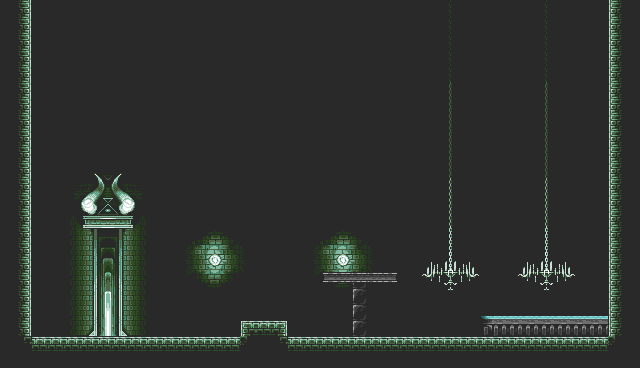

Tiled map render using the project's own tile images. Description and the whole map definition, tile-layer contents included, below:
An orthogonal 40x23 tile map with 16x16 px tiles, 3 tile layers (Background, Wall, Foreground), 3 tilesets.

<map version="1.0" tiledversion="1.1.6" orientation="orthogonal" renderorder="right-down" width="40" height="23" tilewidth="16" tileheight="16" infinite="0" backgroundcolor="#292929" nextobjectid="1">
 <tileset firstgid="1" source="Tiles.tsx" />
 <tileset firstgid="257" source="Interior1.tsx" />
 <tileset firstgid="513" source="Interior2.tsx" />
 <layer name="Background" width="40" height="23">
  <data encoding="csv">
0,0,0,0,0,0,0,0,0,0,0,0,0,0,0,0,0,0,0,0,0,0,0,0,0,0,0,0,0,0,0,0,0,0,0,0,0,0,0,0,
0,0,0,0,0,0,0,0,0,0,0,0,0,0,0,0,0,0,0,0,0,0,0,0,0,0,0,0,0,0,0,0,0,0,0,0,0,0,0,0,
0,0,0,0,0,0,0,0,0,0,0,0,0,0,0,0,0,0,0,0,0,0,0,0,0,0,0,0,0,0,0,0,0,0,0,0,0,0,0,0,
0,0,0,0,0,0,0,0,0,0,0,0,0,0,0,0,0,0,0,0,0,0,0,0,0,0,0,0,0,0,0,0,0,0,0,0,0,0,0,0,
0,0,0,0,0,0,0,0,0,0,0,0,0,0,0,0,0,0,0,0,0,0,0,0,0,0,0,0,0,0,0,0,0,0,0,0,0,0,0,0,
0,0,0,0,0,0,0,0,0,0,0,0,0,0,0,0,0,0,0,0,0,0,0,0,0,0,0,0,0,0,0,0,0,0,0,0,0,0,0,0,
0,0,0,0,0,0,0,0,0,0,0,0,0,0,0,0,0,0,0,0,0,0,0,0,0,0,0,0,0,0,0,0,0,0,0,0,0,0,0,0,
0,0,0,0,0,0,0,0,0,0,0,0,0,0,0,0,0,0,0,0,0,0,0,0,0,0,0,0,0,0,0,0,0,0,0,0,0,0,0,0,
0,0,0,0,0,0,0,0,0,0,0,0,0,0,0,0,0,0,0,0,0,0,0,0,0,0,0,0,0,0,0,0,0,0,0,0,0,0,0,0,
0,0,0,0,0,0,0,0,0,0,0,0,0,0,0,0,0,0,0,0,0,0,0,0,0,0,0,0,0,0,0,0,0,0,0,0,0,0,0,0,
0,0,0,346,347,348,349,350,351,352,0,0,0,0,0,0,0,0,0,0,0,0,0,0,0,0,0,0,0,0,0,0,0,0,0,0,0,0,0,0,
0,0,0,362,363,364,365,366,367,368,0,0,0,0,0,0,0,0,0,0,0,0,0,0,0,0,0,0,0,0,0,0,0,0,0,0,0,0,0,0,
0,0,0,378,379,380,381,382,383,384,0,0,0,0,0,0,0,0,0,0,0,0,0,0,0,0,0,0,0,0,0,0,0,0,0,0,0,0,0,0,
0,0,0,394,395,396,397,398,399,400,0,0,0,0,0,0,0,0,0,0,0,0,0,0,0,0,0,0,0,0,0,0,0,0,0,0,0,0,0,0,
0,0,0,410,411,412,413,414,415,416,0,387,388,389,390,391,0,0,0,387,388,389,390,391,0,0,0,0,0,0,0,0,0,0,0,0,0,0,0,0,
0,0,0,426,427,428,429,430,431,432,0,403,404,405,406,407,0,0,0,403,404,405,406,407,0,0,0,0,0,0,0,0,0,0,0,0,0,0,0,0,
0,0,0,442,443,444,445,446,447,448,0,419,420,421,422,423,0,0,0,419,420,421,422,423,0,0,0,0,0,0,0,0,0,0,0,0,0,0,0,0,
0,0,0,458,459,460,461,462,463,464,0,435,436,437,438,439,0,0,0,435,436,437,37,439,0,0,0,0,0,0,0,0,0,0,0,0,0,0,0,0,
0,0,0,474,475,476,477,478,479,480,0,451,452,453,454,455,0,0,0,451,452,453,37,455,0,0,0,0,0,0,0,0,0,0,0,0,0,0,0,0,
0,0,0,490,491,492,493,494,495,496,0,0,0,0,0,0,0,0,0,0,0,0,37,0,0,0,0,0,0,0,0,0,0,0,0,0,0,0,0,0,
0,0,0,506,507,508,509,510,511,512,0,0,0,0,0,0,0,0,0,0,0,0,37,0,0,0,0,0,0,0,0,0,0,0,0,0,0,0,0,0,
0,0,0,0,0,0,0,0,0,0,0,0,0,0,0,0,0,0,0,0,0,0,0,0,0,0,0,0,0,0,0,0,0,0,0,0,0,0,0,0,
0,0,0,0,0,0,0,0,0,0,0,0,0,0,0,0,0,0,0,0,0,0,0,0,0,0,0,0,0,0,0,0,0,0,0,0,0,0,0,0
</data>
 </layer>
 <layer name="Wall" width="40" height="23">
  <data encoding="csv">
121,122,0,0,0,0,0,0,0,0,0,0,0,0,0,0,0,0,0,0,0,0,0,0,0,0,0,0,0,0,0,0,0,0,0,0,0,0,120,121,
121,122,0,0,0,0,0,0,0,0,0,0,0,0,0,0,0,0,0,0,0,0,0,0,0,0,0,0,0,0,0,0,0,0,0,0,0,0,120,121,
121,122,0,0,0,0,0,0,0,0,0,0,0,0,0,0,0,0,0,0,0,0,0,0,0,0,0,0,0,0,0,0,0,0,0,0,0,0,120,121,
121,122,0,0,0,0,0,0,0,0,0,0,0,0,0,0,0,0,0,0,0,0,0,0,0,0,0,0,0,0,0,0,0,0,0,0,0,0,120,121,
121,122,0,0,0,0,0,0,0,0,0,0,0,0,0,0,0,0,0,0,0,0,0,0,0,0,0,0,0,0,0,0,0,0,0,0,0,0,120,121,
121,122,0,0,0,0,0,0,0,0,0,0,0,0,0,0,0,0,0,0,0,0,0,0,0,0,0,0,0,0,0,0,0,0,0,0,0,0,120,121,
121,122,0,0,0,0,0,0,0,0,0,0,0,0,0,0,0,0,0,0,0,0,0,0,0,0,0,0,0,0,0,0,0,0,0,0,0,0,120,121,
121,122,0,0,0,0,0,0,0,0,0,0,0,0,0,0,0,0,0,0,0,0,0,0,0,0,0,0,0,0,0,0,0,0,0,0,0,0,120,121,
121,122,0,0,0,0,0,0,0,0,0,0,0,0,0,0,0,0,0,0,0,0,0,0,0,0,0,0,0,0,0,0,0,0,0,0,0,0,120,121,
121,122,0,0,0,0,0,0,0,0,0,0,0,0,0,0,0,0,0,0,0,0,0,0,0,0,0,0,0,0,0,0,0,0,0,0,0,0,120,121,
121,122,0,0,0,0,0,0,0,0,0,0,0,0,0,0,0,0,0,0,0,0,0,0,0,0,0,0,0,0,0,0,0,0,0,0,0,0,120,121,
121,122,0,0,0,0,0,0,0,0,0,0,0,0,0,0,0,0,0,0,0,0,0,0,0,0,0,0,0,0,0,0,0,0,0,0,0,0,120,121,
121,122,0,0,0,0,0,0,0,0,0,0,0,0,0,0,0,0,0,0,0,0,0,0,0,0,0,0,0,0,0,0,0,0,0,0,0,0,120,121,
121,122,0,0,0,0,0,0,0,0,0,0,0,0,0,0,0,0,0,0,0,0,0,0,0,0,0,0,0,0,0,0,0,0,0,0,0,0,120,121,
121,122,0,0,0,0,0,0,0,0,0,0,0,0,0,0,0,0,0,0,0,0,0,0,0,0,0,0,0,0,0,0,0,0,0,0,0,0,120,121,
121,122,0,0,0,0,0,0,0,0,0,0,0,0,0,0,0,0,0,0,0,0,0,0,0,0,0,0,0,0,0,0,0,0,0,0,0,0,120,121,
121,122,0,0,0,0,0,0,0,0,0,0,0,0,0,0,0,0,0,0,0,0,0,0,0,0,0,0,0,0,0,0,0,0,0,0,0,0,120,121,
121,122,0,0,0,0,0,0,0,0,0,0,0,0,0,0,0,0,0,0,21,22,22,22,23,0,0,0,0,0,0,0,0,0,0,0,0,0,120,121,
121,122,0,0,0,0,0,0,0,0,0,0,0,0,0,0,0,0,0,0,0,0,0,0,0,0,0,0,0,0,0,0,0,0,0,0,0,0,120,121,
121,122,0,0,0,0,0,0,0,0,0,0,0,0,0,0,0,0,0,0,0,0,0,0,0,0,0,0,0,0,17,18,18,18,18,18,18,18,120,121,
121,122,0,0,0,0,0,0,0,0,0,0,0,0,0,104,105,106,0,0,0,0,0,0,0,0,0,0,0,0,33,34,34,34,34,34,34,34,120,121,
121,184,105,105,105,105,105,105,105,105,105,105,105,105,105,185,121,184,105,105,105,105,105,105,105,105,105,105,105,105,105,105,105,105,105,105,105,105,185,121,
121,121,121,121,121,121,121,121,121,121,121,121,121,121,121,121,121,121,121,121,121,121,121,121,121,121,121,121,121,121,121,121,121,121,121,121,121,121,121,121
</data>
 </layer>
 <layer name="Foreground" width="40" height="23">
  <data encoding="csv">
0,0,0,0,0,0,0,0,0,0,0,0,0,0,0,0,0,0,0,0,0,0,521,0,0,0,0,522,523,524,0,0,521,522,523,524,0,0,0,0,
0,0,0,0,0,0,0,0,0,0,0,0,0,0,0,0,0,0,0,0,0,0,521,0,0,0,0,522,523,524,0,0,521,522,523,524,0,0,0,0,
0,0,0,0,0,0,0,0,0,0,0,0,0,0,0,0,0,0,0,0,0,0,521,0,0,0,0,522,523,524,0,0,521,522,523,524,0,0,0,0,
0,0,0,0,0,0,0,0,0,0,0,0,0,0,0,0,0,0,0,0,0,0,521,0,0,0,0,522,523,524,0,0,521,522,523,524,0,0,0,0,
0,0,0,0,0,0,0,0,0,0,0,0,0,0,0,0,0,0,0,0,0,0,521,0,0,0,0,522,523,524,0,0,521,522,523,524,0,0,0,0,
0,0,0,0,0,0,0,0,0,0,0,0,0,0,0,0,0,0,0,0,0,0,521,0,0,0,0,538,539,540,0,0,537,538,539,540,0,0,0,0,
0,0,0,0,0,0,0,0,0,0,0,0,0,0,0,0,0,0,0,0,0,0,521,0,0,0,0,554,555,556,0,0,553,554,555,556,0,0,0,0,
0,0,0,0,0,0,0,0,0,0,0,0,0,0,0,0,0,0,0,0,0,0,521,0,0,0,0,570,571,572,0,0,569,570,571,572,0,0,0,0,
0,0,0,0,0,0,0,0,0,0,0,0,0,0,0,0,0,0,0,0,0,0,521,0,0,0,0,586,587,588,0,0,585,586,587,588,0,0,0,0,
0,0,0,0,0,0,0,0,0,0,0,0,0,0,0,0,0,0,0,0,0,0,521,0,0,0,0,602,603,604,0,0,601,602,603,604,0,0,0,0,
0,0,0,0,0,0,0,0,0,0,0,0,0,0,0,0,0,0,0,0,0,0,521,0,0,0,0,618,619,620,0,0,617,618,619,620,0,0,0,0,
0,0,0,0,0,0,0,0,0,0,0,0,0,0,0,0,0,0,0,0,0,0,521,0,0,0,0,634,635,636,0,0,633,634,635,636,0,0,0,0,
0,0,0,0,0,0,0,0,0,0,0,0,0,0,0,0,0,0,0,0,0,0,0,0,0,0,0,650,651,652,0,0,649,650,651,652,0,0,0,0,
0,0,0,0,0,0,0,0,0,0,0,0,0,0,0,0,0,0,0,0,0,0,0,0,0,0,0,666,667,668,0,0,665,666,667,668,0,0,0,0,
0,0,0,0,0,0,0,0,0,0,0,0,0,0,0,0,0,0,0,0,0,0,0,0,0,0,0,682,683,684,0,0,681,682,683,684,0,0,0,0,
0,0,0,0,0,0,0,0,0,0,0,0,0,0,0,0,0,0,0,0,0,0,0,0,0,0,697,698,699,700,0,0,697,698,699,700,0,0,0,0,
0,0,0,0,0,0,0,0,0,0,0,0,0,0,0,0,0,0,0,0,0,0,0,0,0,0,713,714,715,716,0,0,713,714,715,716,0,0,0,0,
0,0,0,0,0,0,0,0,0,0,0,0,0,0,0,0,0,0,0,0,0,0,0,0,0,0,729,730,731,732,0,0,729,730,731,732,0,0,0,0,
0,0,0,0,0,0,0,0,0,0,0,0,0,0,0,0,0,0,0,0,0,0,0,0,0,0,745,746,747,748,0,0,745,746,747,748,0,0,0,0,
0,0,0,0,0,0,0,0,0,0,0,0,0,0,0,0,0,0,0,0,0,0,0,0,0,0,0,0,0,0,0,0,0,0,0,0,0,0,0,0,
0,0,0,0,0,0,0,0,0,0,0,0,0,0,0,0,0,0,0,0,0,0,0,0,0,0,0,0,0,0,0,0,0,0,0,0,0,0,0,0,
0,0,0,0,0,0,0,0,0,0,0,0,0,0,0,0,0,0,0,0,0,0,0,0,0,0,0,0,0,0,0,0,0,0,0,0,0,0,0,0,
0,0,0,0,0,0,0,0,0,0,0,0,0,0,0,0,0,0,0,0,0,0,0,0,0,0,0,0,0,0,0,0,0,0,0,0,0,0,0,0
</data>
 </layer>
</map>
